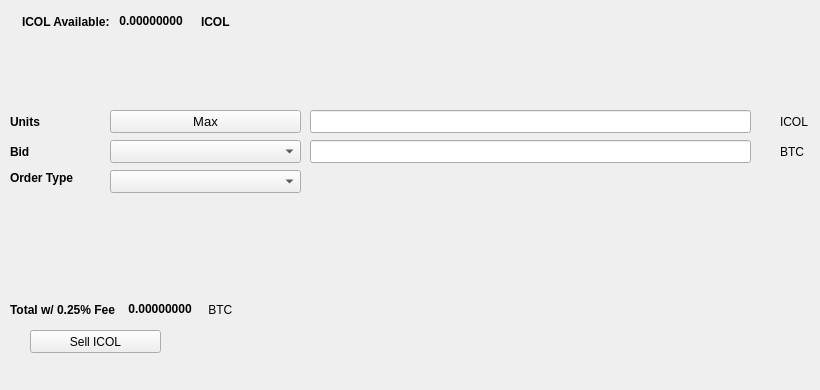
   <widget class="QWidget" name="SellTab">
    <attribute name="title">
     <string>Sell</string>
    </attribute>
    <widget class="QLabel" name="label_16">
     <property name="geometry">
      <rect>
       <x>780</x>
       <y>140</y>
       <width>31</width>
       <height>23</height>
      </rect>
     </property>
     <property name="text">
      <string>BTC</string>
     </property>
    </widget>
    <widget class="QComboBox" name="SellBidcomboBox">
     <property name="geometry">
      <rect>
       <x>110</x>
       <y>140</y>
       <width>191</width>
       <height>23</height>
      </rect>
     </property>
     <property name="font">
      <font>
       <pointsize>10</pointsize>
      </font>
     </property>
    </widget>
    <widget class="QLabel" name="label_18">
     <property name="geometry">
      <rect>
       <x>10</x>
       <y>110</y>
       <width>46</width>
       <height>23</height>
      </rect>
     </property>
     <property name="font">
      <font>
       <weight>75</weight>
       <bold>true</bold>
      </font>
     </property>
     <property name="text">
      <string>Units</string>
     </property>
    </widget>
    <widget class="QPushButton" name="Sell_Max_Amount">
     <property name="geometry">
      <rect>
       <x>110</x>
       <y>110</y>
       <width>191</width>
       <height>23</height>
      </rect>
     </property>
     <property name="font">
      <font>
       <pointsize>10</pointsize>
      </font>
     </property>
     <property name="text">
      <string>Max</string>
     </property>
    </widget>
    <widget class="QLabel" name="label_20">
     <property name="geometry">
      <rect>
       <x>10</x>
       <y>170</y>
       <width>91</width>
       <height>16</height>
      </rect>
     </property>
     <property name="font">
      <font>
       <weight>75</weight>
       <bold>true</bold>
      </font>
     </property>
     <property name="text">
      <string>Order Type</string>
     </property>
    </widget>
    <widget class="QComboBox" name="SellOrdertypeCombo">
     <property name="geometry">
      <rect>
       <x>110</x>
       <y>170</y>
       <width>191</width>
       <height>23</height>
      </rect>
     </property>
     <property name="font">
      <font>
       <pointsize>10</pointsize>
      </font>
     </property>
    </widget>
    <widget class="QLabel" name="label_21">
     <property name="geometry">
      <rect>
       <x>10</x>
       <y>140</y>
       <width>46</width>
       <height>23</height>
      </rect>
     </property>
     <property name="font">
      <font>
       <weight>75</weight>
       <bold>true</bold>
      </font>
     </property>
     <property name="text">
      <string>Bid</string>
     </property>
    </widget>
    <widget class="QLabel" name="label_22">
     <property name="geometry">
      <rect>
       <x>780</x>
       <y>110</y>
       <width>31</width>
       <height>23</height>
      </rect>
     </property>
     <property name="text">
      <string>ICOL</string>
     </property>
    </widget>
    <widget class="QLineEdit" name="UnitsInputICOL">
     <property name="geometry">
      <rect>
       <x>310</x>
       <y>110</y>
       <width>441</width>
       <height>23</height>
      </rect>
     </property>
     <property name="font">
      <font>
       <pointsize>9</pointsize>
       <weight>75</weight>
       <bold>true</bold>
      </font>
     </property>
    </widget>
    <widget class="QLineEdit" name="SellBidPriceEdit">
     <property name="geometry">
      <rect>
       <x>310</x>
       <y>140</y>
       <width>441</width>
       <height>23</height>
      </rect>
     </property>
     <property name="font">
      <font>
       <pointsize>9</pointsize>
       <weight>75</weight>
       <bold>true</bold>
      </font>
     </property>
    </widget>
    <widget class="QPushButton" name="SellICOLBTN">
     <property name="geometry">
      <rect>
       <x>30</x>
       <y>330</y>
       <width>131</width>
       <height>23</height>
      </rect>
     </property>
     <property name="text">
      <string>Sell ICOL</string>
     </property>
     <property name="icon">
      <iconset resource="../icolcoin">
       <normaloff>:/icons/bitcoin</normaloff>:/icons/bitcoin</iconset>
     </property>
    </widget>
    <widget class="QWidget" name="layoutWidget3">
     <property name="geometry">
      <rect>
       <x>22</x>
       <y>12</y>
       <width>258</width>
       <height>19</height>
      </rect>
     </property>
     <layout class="QHBoxLayout" name="horizontalLayout">
      <item>
       <widget class="QLabel" name="label232_2">
        <property name="font">
         <font>
          <weight>75</weight>
          <bold>true</bold>
         </font>
        </property>
        <property name="text">
         <string>ICOL Available:</string>
        </property>
       </widget>
      </item>
      <item>
       <widget class="QLabel" name="ICOLAvailableLabel">
        <property name="palette">
         <palette>
          <active>
           <colorrole role="WindowText">
            <brush brushstyle="SolidPattern">
             <color alpha="255">
              <red>0</red>
              <green>0</green>
              <blue>0</blue>
             </color>
            </brush>
           </colorrole>
           <colorrole role="Button">
            <brush brushstyle="SolidPattern">
             <color alpha="255">
              <red>0</red>
              <green>170</green>
              <blue>0</blue>
             </color>
            </brush>
           </colorrole>
           <colorrole role="Light">
            <brush brushstyle="SolidPattern">
             <color alpha="255">
              <red>0</red>
              <green>255</green>
              <blue>0</blue>
             </color>
            </brush>
           </colorrole>
           <colorrole role="Midlight">
            <brush brushstyle="SolidPattern">
             <color alpha="255">
              <red>0</red>
              <green>212</green>
              <blue>0</blue>
             </color>
            </brush>
           </colorrole>
           <colorrole role="Dark">
            <brush brushstyle="SolidPattern">
             <color alpha="255">
              <red>0</red>
              <green>85</green>
              <blue>0</blue>
             </color>
            </brush>
           </colorrole>
           <colorrole role="Mid">
            <brush brushstyle="SolidPattern">
             <color alpha="255">
              <red>0</red>
              <green>113</green>
              <blue>0</blue>
             </color>
            </brush>
           </colorrole>
           <colorrole role="Text">
            <brush brushstyle="SolidPattern">
             <color alpha="255">
              <red>0</red>
              <green>170</green>
              <blue>0</blue>
             </color>
            </brush>
           </colorrole>
           <colorrole role="BrightText">
            <brush brushstyle="SolidPattern">
             <color alpha="255">
              <red>255</red>
              <green>255</green>
              <blue>255</blue>
             </color>
            </brush>
           </colorrole>
           <colorrole role="ButtonText">
            <brush brushstyle="SolidPattern">
             <color alpha="255">
              <red>0</red>
              <green>0</green>
              <blue>0</blue>
             </color>
            </brush>
           </colorrole>
           <colorrole role="Base">
            <brush brushstyle="SolidPattern">
             <color alpha="255">
              <red>255</red>
              <green>255</green>
              <blue>255</blue>
             </color>
            </brush>
           </colorrole>
           <colorrole role="Window">
            <brush brushstyle="SolidPattern">
             <color alpha="255">
              <red>0</red>
              <green>170</green>
              <blue>0</blue>
             </color>
            </brush>
           </colorrole>
           <colorrole role="Shadow">
            <brush brushstyle="SolidPattern">
             <color alpha="255">
              <red>0</red>
              <green>0</green>
              <blue>0</blue>
             </color>
            </brush>
           </colorrole>
           <colorrole role="AlternateBase">
            <brush brushstyle="SolidPattern">
             <color alpha="255">
              <red>127</red>
              <green>212</green>
              <blue>127</blue>
             </color>
            </brush>
           </colorrole>
           <colorrole role="ToolTipBase">
            <brush brushstyle="SolidPattern">
             <color alpha="255">
              <red>255</red>
              <green>255</green>
              <blue>220</blue>
             </color>
            </brush>
           </colorrole>
           <colorrole role="ToolTipText">
            <brush brushstyle="SolidPattern">
             <color alpha="255">
              <red>0</red>
              <green>0</green>
              <blue>0</blue>
             </color>
            </brush>
           </colorrole>
          </active>
          <inactive>
           <colorrole role="WindowText">
            <brush brushstyle="SolidPattern">
             <color alpha="255">
              <red>0</red>
              <green>0</green>
              <blue>0</blue>
             </color>
            </brush>
           </colorrole>
           <colorrole role="Button">
            <brush brushstyle="SolidPattern">
             <color alpha="255">
              <red>0</red>
              <green>170</green>
              <blue>0</blue>
             </color>
            </brush>
           </colorrole>
           <colorrole role="Light">
            <brush brushstyle="SolidPattern">
             <color alpha="255">
              <red>0</red>
              <green>255</green>
              <blue>0</blue>
             </color>
            </brush>
           </colorrole>
           <colorrole role="Midlight">
            <brush brushstyle="SolidPattern">
             <color alpha="255">
              <red>0</red>
              <green>212</green>
              <blue>0</blue>
             </color>
            </brush>
           </colorrole>
           <colorrole role="Dark">
            <brush brushstyle="SolidPattern">
             <color alpha="255">
              <red>0</red>
              <green>85</green>
              <blue>0</blue>
             </color>
            </brush>
           </colorrole>
           <colorrole role="Mid">
            <brush brushstyle="SolidPattern">
             <color alpha="255">
              <red>0</red>
              <green>113</green>
              <blue>0</blue>
             </color>
            </brush>
           </colorrole>
           <colorrole role="Text">
            <brush brushstyle="SolidPattern">
             <color alpha="255">
              <red>0</red>
              <green>170</green>
              <blue>0</blue>
             </color>
            </brush>
           </colorrole>
           <colorrole role="BrightText">
            <brush brushstyle="SolidPattern">
             <color alpha="255">
              <red>255</red>
              <green>255</green>
              <blue>255</blue>
             </color>
            </brush>
           </colorrole>
           <colorrole role="ButtonText">
            <brush brushstyle="SolidPattern">
             <color alpha="255">
              <red>0</red>
              <green>0</green>
              <blue>0</blue>
             </color>
            </brush>
           </colorrole>
           <colorrole role="Base">
            <brush brushstyle="SolidPattern">
             <color alpha="255">
              <red>255</red>
              <green>255</green>
              <blue>255</blue>
             </color>
            </brush>
           </colorrole>
           <colorrole role="Window">
            <brush brushstyle="SolidPattern">
             <color alpha="255">
              <red>0</red>
              <green>170</green>
              <blue>0</blue>
             </color>
            </brush>
           </colorrole>
           <colorrole role="Shadow">
            <brush brushstyle="SolidPattern">
             <color alpha="255">
              <red>0</red>
              <green>0</green>
              <blue>0</blue>
             </color>
            </brush>
           </colorrole>
           <colorrole role="AlternateBase">
            <brush brushstyle="SolidPattern">
             <color alpha="255">
              <red>127</red>
              <green>212</green>
              <blue>127</blue>
             </color>
            </brush>
           </colorrole>
           <colorrole role="ToolTipBase">
            <brush brushstyle="SolidPattern">
             <color alpha="255">
              <red>255</red>
              <green>255</green>
              <blue>220</blue>
             </color>
            </brush>
           </colorrole>
           <colorrole role="ToolTipText">
            <brush brushstyle="SolidPattern">
             <color alpha="255">
              <red>0</red>
              <green>0</green>
              <blue>0</blue>
             </color>
            </brush>
           </colorrole>
          </inactive>
          <disabled>
           <colorrole role="WindowText">
            <brush brushstyle="SolidPattern">
             <color alpha="255">
              <red>0</red>
              <green>85</green>
              <blue>0</blue>
             </color>
            </brush>
           </colorrole>
           <colorrole role="Button">
            <brush brushstyle="SolidPattern">
             <color alpha="255">
              <red>0</red>
              <green>170</green>
              <blue>0</blue>
             </color>
            </brush>
           </colorrole>
           <colorrole role="Light">
            <brush brushstyle="SolidPattern">
             <color alpha="255">
              <red>0</red>
              <green>255</green>
              <blue>0</blue>
             </color>
            </brush>
           </colorrole>
           <colorrole role="Midlight">
            <brush brushstyle="SolidPattern">
             <color alpha="255">
              <red>0</red>
              <green>212</green>
              <blue>0</blue>
             </color>
            </brush>
           </colorrole>
           <colorrole role="Dark">
            <brush brushstyle="SolidPattern">
             <color alpha="255">
              <red>0</red>
              <green>85</green>
              <blue>0</blue>
             </color>
            </brush>
           </colorrole>
           <colorrole role="Mid">
            <brush brushstyle="SolidPattern">
             <color alpha="255">
              <red>0</red>
              <green>113</green>
              <blue>0</blue>
             </color>
            </brush>
           </colorrole>
           <colorrole role="Text">
            <brush brushstyle="SolidPattern">
             <color alpha="255">
              <red>0</red>
              <green>85</green>
              <blue>0</blue>
             </color>
            </brush>
           </colorrole>
           <colorrole role="BrightText">
            <brush brushstyle="SolidPattern">
             <color alpha="255">
              <red>255</red>
              <green>255</green>
              <blue>255</blue>
             </color>
            </brush>
           </colorrole>
           <colorrole role="ButtonText">
            <brush brushstyle="SolidPattern">
             <color alpha="255">
              <red>0</red>
              <green>85</green>
              <blue>0</blue>
             </color>
            </brush>
           </colorrole>
           <colorrole role="Base">
            <brush brushstyle="SolidPattern">
             <color alpha="255">
              <red>0</red>
              <green>170</green>
              <blue>0</blue>
             </color>
            </brush>
           </colorrole>
           <colorrole role="Window">
            <brush brushstyle="SolidPattern">
             <color alpha="255">
              <red>0</red>
              <green>170</green>
              <blue>0</blue>
             </color>
            </brush>
           </colorrole>
           <colorrole role="Shadow">
            <brush brushstyle="SolidPattern">
             <color alpha="255">
              <red>0</red>
              <green>0</green>
              <blue>0</blue>
             </color>
            </brush>
           </colorrole>
           <colorrole role="AlternateBase">
            <brush brushstyle="SolidPattern">
             <color alpha="255">
              <red>0</red>
              <green>170</green>
              <blue>0</blue>
             </color>
            </brush>
           </colorrole>
           <colorrole role="ToolTipBase">
            <brush brushstyle="SolidPattern">
             <color alpha="255">
              <red>255</red>
              <green>255</green>
              <blue>220</blue>
             </color>
            </brush>
           </colorrole>
           <colorrole role="ToolTipText">
            <brush brushstyle="SolidPattern">
             <color alpha="255">
              <red>0</red>
              <green>0</green>
              <blue>0</blue>
             </color>
            </brush>
           </colorrole>
          </disabled>
         </palette>
        </property>
        <property name="font">
         <font>
          <weight>75</weight>
          <bold>true</bold>
         </font>
        </property>
        <property name="text">
         <string> 0.00000000 </string>
        </property>
        <property name="textInteractionFlags">
         <set>Qt::LinksAccessibleByMouse|Qt::TextSelectableByKeyboard|Qt::TextSelectableByMouse</set>
        </property>
       </widget>
      </item>
      <item>
       <widget class="QLabel" name="labelICOL">
        <property name="font">
         <font>
          <weight>75</weight>
          <bold>true</bold>
         </font>
        </property>
        <property name="text">
         <string>ICOL</string>
        </property>
       </widget>
      </item>
     </layout>
    </widget>
    <widget class="QWidget" name="layoutWidget">
     <property name="geometry">
      <rect>
       <x>10</x>
       <y>300</y>
       <width>268</width>
       <height>19</height>
      </rect>
     </property>
     <layout class="QHBoxLayout" name="horizontalLayout_2">
      <item>
       <widget class="QLabel" name="label_19">
        <property name="font">
         <font>
          <weight>75</weight>
          <bold>true</bold>
         </font>
        </property>
        <property name="text">
         <string>Total w/ 0.25% Fee </string>
        </property>
       </widget>
      </item>
      <item>
       <widget class="QLabel" name="SellCostLabel">
        <property name="palette">
         <palette>
          <active>
           <colorrole role="WindowText">
            <brush brushstyle="SolidPattern">
             <color alpha="255">
              <red>0</red>
              <green>0</green>
              <blue>0</blue>
             </color>
            </brush>
           </colorrole>
           <colorrole role="Button">
            <brush brushstyle="SolidPattern">
             <color alpha="255">
              <red>0</red>
              <green>170</green>
              <blue>0</blue>
             </color>
            </brush>
           </colorrole>
           <colorrole role="Light">
            <brush brushstyle="SolidPattern">
             <color alpha="255">
              <red>0</red>
              <green>255</green>
              <blue>0</blue>
             </color>
            </brush>
           </colorrole>
           <colorrole role="Midlight">
            <brush brushstyle="SolidPattern">
             <color alpha="255">
              <red>0</red>
              <green>212</green>
              <blue>0</blue>
             </color>
            </brush>
           </colorrole>
           <colorrole role="Dark">
            <brush brushstyle="SolidPattern">
             <color alpha="255">
              <red>0</red>
              <green>85</green>
              <blue>0</blue>
             </color>
            </brush>
           </colorrole>
           <colorrole role="Mid">
            <brush brushstyle="SolidPattern">
             <color alpha="255">
              <red>0</red>
              <green>113</green>
              <blue>0</blue>
             </color>
            </brush>
           </colorrole>
           <colorrole role="Text">
            <brush brushstyle="SolidPattern">
             <color alpha="255">
              <red>0</red>
              <green>170</green>
              <blue>0</blue>
             </color>
            </brush>
           </colorrole>
           <colorrole role="BrightText">
            <brush brushstyle="SolidPattern">
             <color alpha="255">
              <red>255</red>
              <green>255</green>
              <blue>255</blue>
             </color>
            </brush>
           </colorrole>
           <colorrole role="ButtonText">
            <brush brushstyle="SolidPattern">
             <color alpha="255">
              <red>0</red>
              <green>0</green>
              <blue>0</blue>
             </color>
            </brush>
           </colorrole>
           <colorrole role="Base">
            <brush brushstyle="SolidPattern">
             <color alpha="255">
              <red>255</red>
              <green>255</green>
              <blue>255</blue>
             </color>
            </brush>
           </colorrole>
           <colorrole role="Window">
            <brush brushstyle="SolidPattern">
             <color alpha="255">
              <red>0</red>
              <green>170</green>
              <blue>0</blue>
             </color>
            </brush>
           </colorrole>
           <colorrole role="Shadow">
            <brush brushstyle="SolidPattern">
             <color alpha="255">
              <red>0</red>
              <green>0</green>
              <blue>0</blue>
             </color>
            </brush>
           </colorrole>
           <colorrole role="AlternateBase">
            <brush brushstyle="SolidPattern">
             <color alpha="255">
              <red>127</red>
              <green>212</green>
              <blue>127</blue>
             </color>
            </brush>
           </colorrole>
           <colorrole role="ToolTipBase">
            <brush brushstyle="SolidPattern">
             <color alpha="255">
              <red>255</red>
              <green>255</green>
              <blue>220</blue>
             </color>
            </brush>
           </colorrole>
           <colorrole role="ToolTipText">
            <brush brushstyle="SolidPattern">
             <color alpha="255">
              <red>0</red>
              <green>0</green>
              <blue>0</blue>
             </color>
            </brush>
           </colorrole>
          </active>
          <inactive>
           <colorrole role="WindowText">
            <brush brushstyle="SolidPattern">
             <color alpha="255">
              <red>0</red>
              <green>0</green>
              <blue>0</blue>
             </color>
            </brush>
           </colorrole>
           <colorrole role="Button">
            <brush brushstyle="SolidPattern">
             <color alpha="255">
              <red>0</red>
              <green>170</green>
              <blue>0</blue>
             </color>
            </brush>
           </colorrole>
           <colorrole role="Light">
            <brush brushstyle="SolidPattern">
             <color alpha="255">
              <red>0</red>
              <green>255</green>
              <blue>0</blue>
             </color>
            </brush>
           </colorrole>
           <colorrole role="Midlight">
            <brush brushstyle="SolidPattern">
             <color alpha="255">
              <red>0</red>
              <green>212</green>
              <blue>0</blue>
             </color>
            </brush>
           </colorrole>
           <colorrole role="Dark">
            <brush brushstyle="SolidPattern">
             <color alpha="255">
              <red>0</red>
              <green>85</green>
              <blue>0</blue>
             </color>
            </brush>
           </colorrole>
           <colorrole role="Mid">
            <brush brushstyle="SolidPattern">
             <color alpha="255">
              <red>0</red>
              <green>113</green>
              <blue>0</blue>
             </color>
            </brush>
           </colorrole>
           <colorrole role="Text">
            <brush brushstyle="SolidPattern">
             <color alpha="255">
              <red>0</red>
              <green>170</green>
              <blue>0</blue>
             </color>
            </brush>
           </colorrole>
           <colorrole role="BrightText">
            <brush brushstyle="SolidPattern">
             <color alpha="255">
              <red>255</red>
              <green>255</green>
              <blue>255</blue>
             </color>
            </brush>
           </colorrole>
           <colorrole role="ButtonText">
            <brush brushstyle="SolidPattern">
             <color alpha="255">
              <red>0</red>
              <green>0</green>
              <blue>0</blue>
             </color>
            </brush>
           </colorrole>
           <colorrole role="Base">
            <brush brushstyle="SolidPattern">
             <color alpha="255">
              <red>255</red>
              <green>255</green>
              <blue>255</blue>
             </color>
            </brush>
           </colorrole>
           <colorrole role="Window">
            <brush brushstyle="SolidPattern">
             <color alpha="255">
              <red>0</red>
              <green>170</green>
              <blue>0</blue>
             </color>
            </brush>
           </colorrole>
           <colorrole role="Shadow">
            <brush brushstyle="SolidPattern">
             <color alpha="255">
              <red>0</red>
              <green>0</green>
              <blue>0</blue>
             </color>
            </brush>
           </colorrole>
           <colorrole role="AlternateBase">
            <brush brushstyle="SolidPattern">
             <color alpha="255">
              <red>127</red>
              <green>212</green>
              <blue>127</blue>
             </color>
            </brush>
           </colorrole>
           <colorrole role="ToolTipBase">
            <brush brushstyle="SolidPattern">
             <color alpha="255">
              <red>255</red>
              <green>255</green>
              <blue>220</blue>
             </color>
            </brush>
           </colorrole>
           <colorrole role="ToolTipText">
            <brush brushstyle="SolidPattern">
             <color alpha="255">
              <red>0</red>
              <green>0</green>
              <blue>0</blue>
             </color>
            </brush>
           </colorrole>
          </inactive>
          <disabled>
           <colorrole role="WindowText">
            <brush brushstyle="SolidPattern">
             <color alpha="255">
              <red>0</red>
              <green>85</green>
              <blue>0</blue>
             </color>
            </brush>
           </colorrole>
           <colorrole role="Button">
            <brush brushstyle="SolidPattern">
             <color alpha="255">
              <red>0</red>
              <green>170</green>
              <blue>0</blue>
             </color>
            </brush>
           </colorrole>
           <colorrole role="Light">
            <brush brushstyle="SolidPattern">
             <color alpha="255">
              <red>0</red>
              <green>255</green>
              <blue>0</blue>
             </color>
            </brush>
           </colorrole>
           <colorrole role="Midlight">
            <brush brushstyle="SolidPattern">
             <color alpha="255">
              <red>0</red>
              <green>212</green>
              <blue>0</blue>
             </color>
            </brush>
           </colorrole>
           <colorrole role="Dark">
            <brush brushstyle="SolidPattern">
             <color alpha="255">
              <red>0</red>
              <green>85</green>
              <blue>0</blue>
             </color>
            </brush>
           </colorrole>
           <colorrole role="Mid">
            <brush brushstyle="SolidPattern">
             <color alpha="255">
              <red>0</red>
              <green>113</green>
              <blue>0</blue>
             </color>
            </brush>
           </colorrole>
           <colorrole role="Text">
            <brush brushstyle="SolidPattern">
             <color alpha="255">
              <red>0</red>
              <green>85</green>
              <blue>0</blue>
             </color>
            </brush>
           </colorrole>
           <colorrole role="BrightText">
            <brush brushstyle="SolidPattern">
             <color alpha="255">
              <red>255</red>
              <green>255</green>
              <blue>255</blue>
             </color>
            </brush>
           </colorrole>
           <colorrole role="ButtonText">
            <brush brushstyle="SolidPattern">
             <color alpha="255">
              <red>0</red>
              <green>85</green>
              <blue>0</blue>
             </color>
            </brush>
           </colorrole>
           <colorrole role="Base">
            <brush brushstyle="SolidPattern">
             <color alpha="255">
              <red>0</red>
              <green>170</green>
              <blue>0</blue>
             </color>
            </brush>
           </colorrole>
           <colorrole role="Window">
            <brush brushstyle="SolidPattern">
             <color alpha="255">
              <red>0</red>
              <green>170</green>
              <blue>0</blue>
             </color>
            </brush>
           </colorrole>
           <colorrole role="Shadow">
            <brush brushstyle="SolidPattern">
             <color alpha="255">
              <red>0</red>
              <green>0</green>
              <blue>0</blue>
             </color>
            </brush>
           </colorrole>
           <colorrole role="AlternateBase">
            <brush brushstyle="SolidPattern">
             <color alpha="255">
              <red>0</red>
              <green>170</green>
              <blue>0</blue>
             </color>
            </brush>
           </colorrole>
           <colorrole role="ToolTipBase">
            <brush brushstyle="SolidPattern">
             <color alpha="255">
              <red>255</red>
              <green>255</green>
              <blue>220</blue>
             </color>
            </brush>
           </colorrole>
           <colorrole role="ToolTipText">
            <brush brushstyle="SolidPattern">
             <color alpha="255">
              <red>0</red>
              <green>0</green>
              <blue>0</blue>
             </color>
            </brush>
           </colorrole>
          </disabled>
         </palette>
        </property>
        <property name="font">
         <font>
          <weight>75</weight>
          <bold>true</bold>
         </font>
        </property>
        <property name="autoFillBackground">
         <bool>false</bool>
        </property>
        <property name="text">
         <string> 0.00000000</string>
        </property>
        <property name="textInteractionFlags">
         <set>Qt::LinksAccessibleByMouse|Qt::TextSelectableByMouse</set>
        </property>
       </widget>
      </item>
      <item>
       <widget class="QLabel" name="label_17">
        <property name="font">
         <font>
          <weight>50</weight>
          <bold>false</bold>
         </font>
        </property>
        <property name="text">
         <string> BTC</string>
        </property>
       </widget>
      </item>
     </layout>
    </widget>
    <widget class="QLabel" name="label_23">
     <property name="geometry">
      <rect>
       <x>460</x>
       <y>300</y>
       <width>281</width>
       <height>81</height>
      </rect>
     </property>
     <property name="text">
      <string/>
     </property>
     <property name="pixmap">
      <pixmap>:/images/bittrex</pixmap>
     </property>
    </widget>
   </widget>
